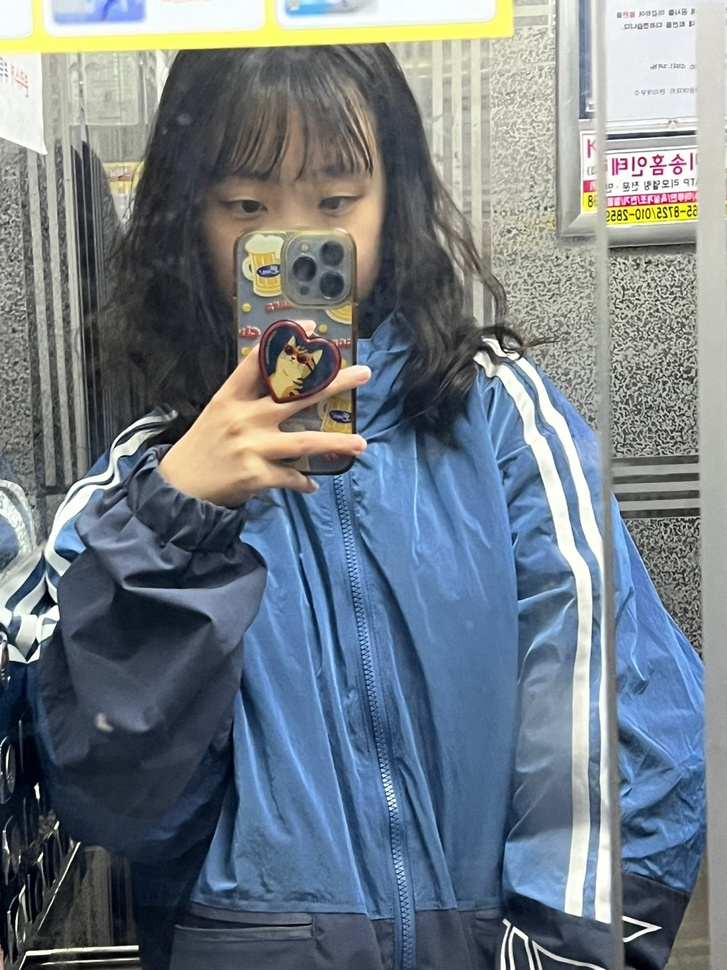
#> input picture faces/No_Face_Detection/1.jpg, 727 x 970 px, shrunk from 1080 x 1440 before the run; its folder holds only this picture in this run
$ python Example.py   (older library calls are emulated)
#> lines starting #> are read from the running program, lines starting #| are printed output that depends on the picture; after the words box and inside, x2 and y2 are one past the last pixel; in counts of white or black regions, pixels touching at a corner belong together
import cv2
import os, glob
eye_cascPath = "../First_Project/Resource/haarcascade_eye_tree_eyeglasses.xml"  #eye detect model
face_cascPath = "../First_Project/Resource/haarcascade_frontalface_default.xml"  #front_face detect model
faceCascade = cv2.CascadeClassifier(face_cascPath)
eyeCascade = cv2.CascadeClassifier(eye_cascPath)

cnt = 10000
base_dir = './faces/No_Face_Detection'
base_dir2 = './faces/Face_Detection'

if not os.path.exists(base_dir2):
    os.mkdir(base_dir2)

dirs = [d for d in glob.glob(base_dir) if os.path.isdir(d)]
for dir in dirs:
    files = glob.glob(dir+'/*.jpg')
    print('\t path:%s, %dfiles'%(dir, len(files)))
    for file in files:
        img = cv2.imread(file)
#> img is the input picture: shape (970, 727, 3); mean B, G, R 133.1, 124.6, 114.4
        frame = cv2.cvtColor(img, cv2.COLOR_BGR2GRAY)
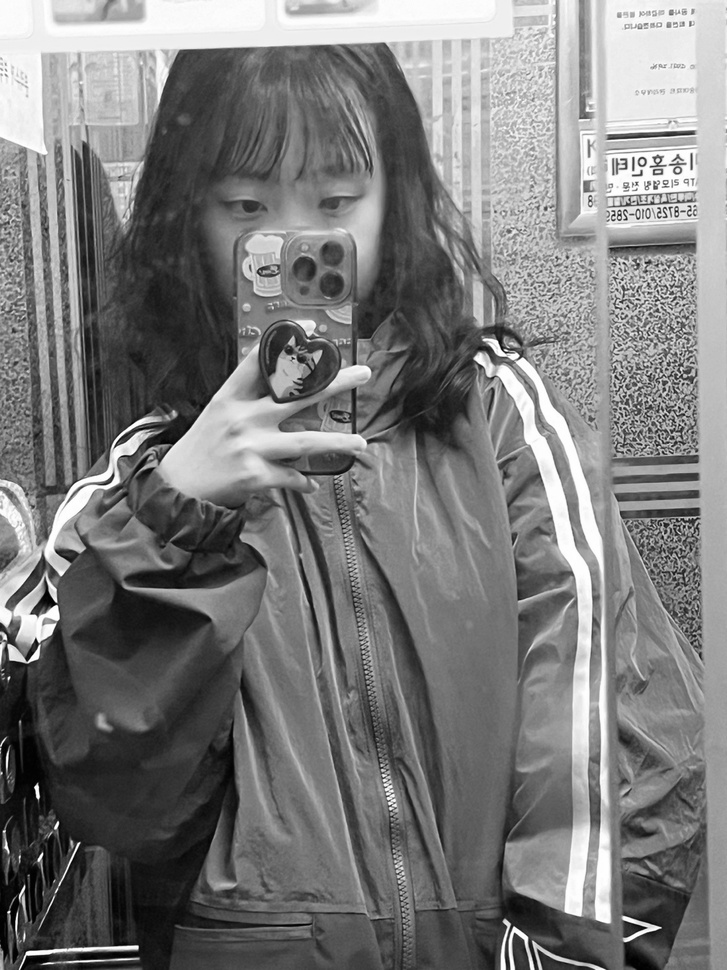
#> frame: shape (970, 727); min 0, max 255, mean 122.5
        # Detect faces in the image
        faces = faceCascade.detectMultiScale(
            frame,
            scaleFactor=1.1,
            minNeighbors=5,
            minSize=(30, 30),
            # flags = cv2.CV_HAAR_SCALE_IMAGE
        )
#> faces = [[76, 48, 49, 49]]
        # print("Found {0} faces!".format(len(faces)))
        if len(faces) > 0:
            file_name_path = os.path.join(base_dir2, str(cnt) + '.jpg')
            cnt += 1
            img = cv2.imread(file)
            cv2.imwrite(file_name_path, img)
            # Draw a rectangle around the faces
            for (x, y, w, h) in faces:
                cv2.rectangle(img, (x, y), (x + w, y + h), (0, 255, 0), 2)
#> this loop made 1 pass
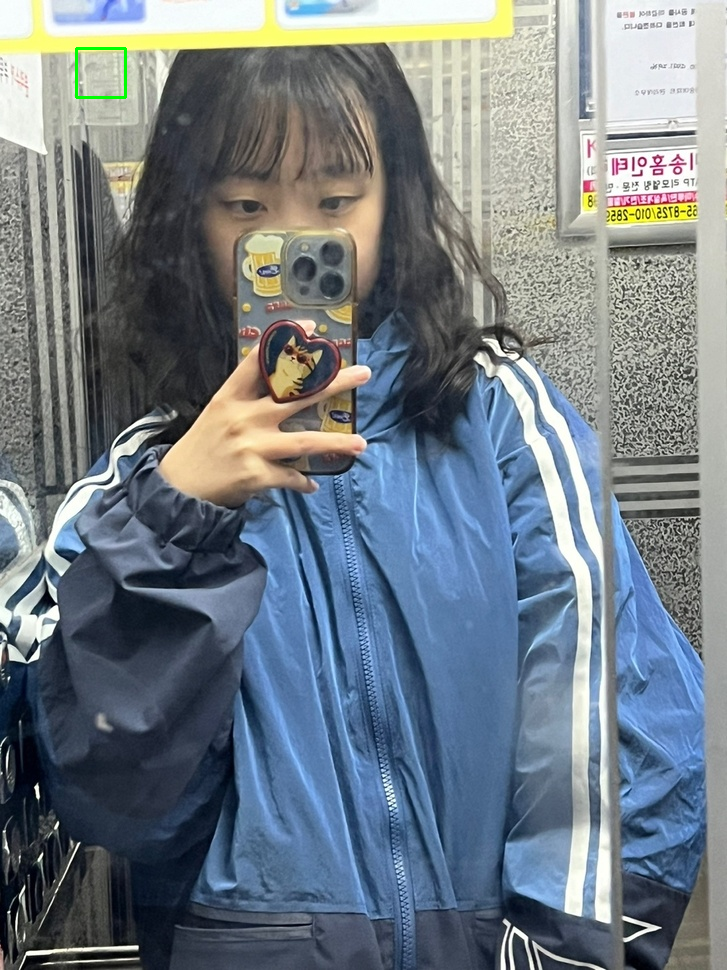
#> img: shape (970, 727, 3); 0.08% of pixels changed, all inside (x1, y1, x2, y2) = (75, 47, 127, 99)
            frame_tmp = img[faces[0][1]:faces[0][1] + faces[0][3], faces[0][0]:faces[0][0] + faces[0][2]:1, :]
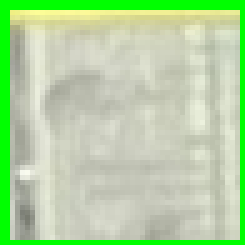
#> frame_tmp: shape (49, 49, 3) (shown 5 times larger); mean B, G, R 162.1, 211.2, 178.3
            frame = frame[faces[0][1]:faces[0][1] + faces[0][3], faces[0][0]:faces[0][0] + faces[0][2]:1]
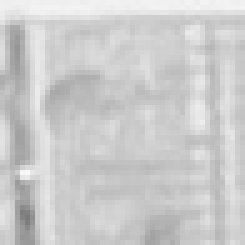
#> frame: shape (49, 49) (shown 5 times larger); min 122, max 249, mean 203.5
            eyes = eyeCascade.detectMultiScale(
                frame,
                scaleFactor=1.1,
                minNeighbors=5,
                minSize=(30, 30),
                # flags = cv2.CV_HAAR_SCALE_IMAGE
            )
#> eyes = ()
            if len(eyes) == 0:
                print('no eyes!!!')
            else:
                print(file)
                print('eyes!!!')
            # cv2.imshow('img', img)
            # if cv2.waitKey(0) == ord('q') or cv2.waitKey(0) == ord('Q'):
            #     cv2.destroyAllWindows()

$ run again, on faces/No_Face_Detection/6.jpg
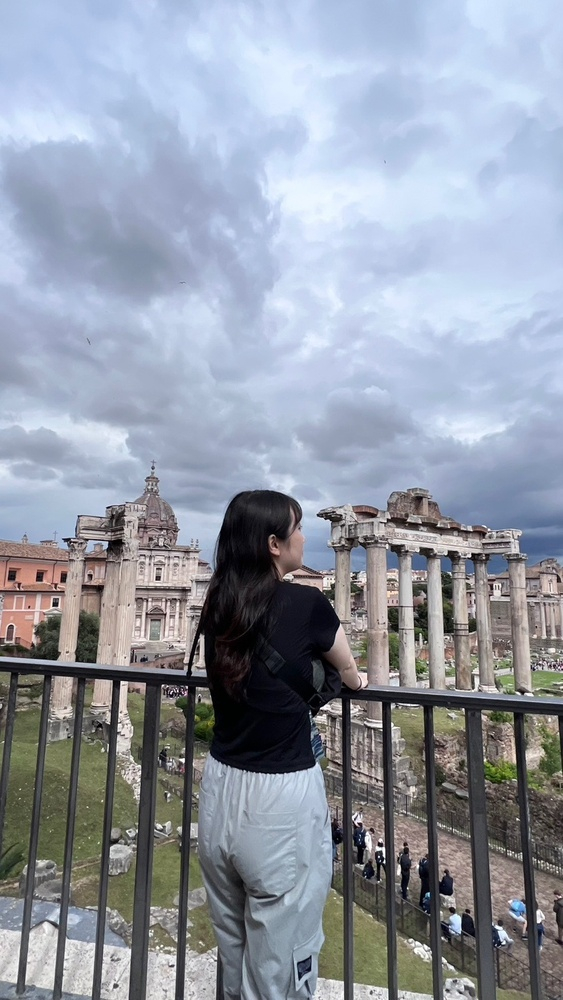
#> input picture faces/No_Face_Detection/6.jpg, 563 x 1000 px, shrunk from 811 x 1440 before the run
#> img is the input picture: shape (1000, 563, 3); mean B, G, R 166.4, 153.7, 146.7
#> `frame = cv2.cvtColor(img, cv2.COLOR_BGR2GRAY)`:
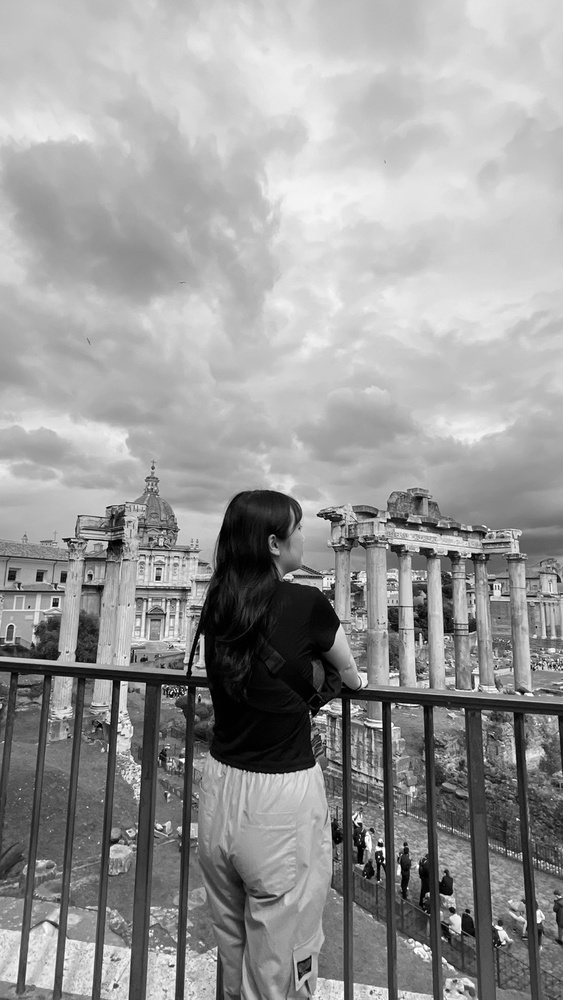
#> frame: shape (1000, 563); min 0, max 255, mean 153
#> faces = [[237, 905, 59, 59]]
#> the loop `for (x, y, w, h) in faces:` made 1 pass
#> `frame = frame[faces[0][1]:faces[0][1] + faces[0][3], faces[0][0]:faces..`:
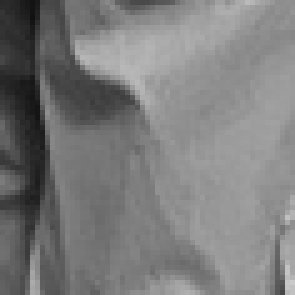
#> frame: shape (59, 59) (shown 5 times larger); min 17, max 202, mean 123.8
#> eyes = ()
